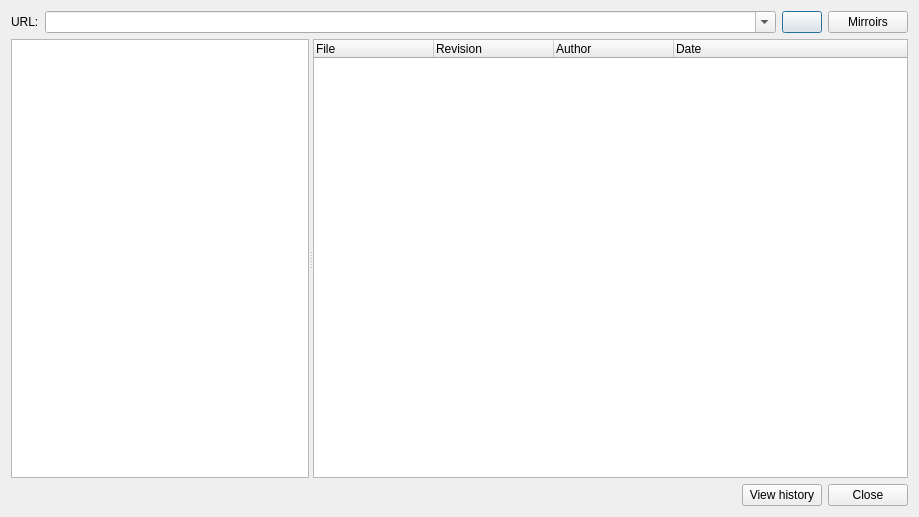
<?xml version="1.0" encoding="UTF-8"?>
<ui version="4.0">
 <class>RepositoryBrowser</class>
 <widget class="QDialog" name="RepositoryBrowser">
  <property name="geometry">
   <rect>
    <x>0</x>
    <y>0</y>
    <width>919</width>
    <height>517</height>
   </rect>
  </property>
  <property name="windowTitle">
   <string>Repository Brower</string>
  </property>
  <layout class="QGridLayout" name="gridLayout">
   <item row="0" column="0">
    <layout class="QVBoxLayout" name="verticalLayout">
     <item>
      <layout class="QHBoxLayout" name="horizontalLayout">
       <item>
        <widget class="QLabel" name="label">
         <property name="sizePolicy">
          <sizepolicy hsizetype="Fixed" vsizetype="Fixed">
           <horstretch>0</horstretch>
           <verstretch>0</verstretch>
          </sizepolicy>
         </property>
         <property name="text">
          <string>URL:</string>
         </property>
         <property name="buddy">
          <cstring>urlComboBox</cstring>
         </property>
        </widget>
       </item>
       <item>
        <widget class="QComboBox" name="urlComboBox">
         <property name="editable">
          <bool>true</bool>
         </property>
        </widget>
       </item>
       <item>
        <widget class="QPushButton" name="upOneFolderBtn">
         <property name="sizePolicy">
          <sizepolicy hsizetype="Fixed" vsizetype="Fixed">
           <horstretch>0</horstretch>
           <verstretch>0</verstretch>
          </sizepolicy>
         </property>
         <property name="toolTip">
          <string>Up one folder</string>
         </property>
         <property name="text">
          <string/>
         </property>
        </widget>
       </item>
       <item>
        <widget class="QPushButton" name="mirrorsBtn">
         <property name="sizePolicy">
          <sizepolicy hsizetype="Fixed" vsizetype="Fixed">
           <horstretch>0</horstretch>
           <verstretch>0</verstretch>
          </sizepolicy>
         </property>
         <property name="text">
          <string>Mirroirs</string>
         </property>
        </widget>
       </item>
      </layout>
     </item>
     <item>
      <widget class="QSplitter" name="splitter">
       <property name="orientation">
        <enum>Qt::Horizontal</enum>
       </property>
       <widget class="QTreeView" name="repositoryTree">
        <property name="sizePolicy">
         <sizepolicy hsizetype="Expanding" vsizetype="Expanding">
          <horstretch>1</horstretch>
          <verstretch>0</verstretch>
         </sizepolicy>
        </property>
        <property name="editTriggers">
         <set>QAbstractItemView::NoEditTriggers</set>
        </property>
        <property name="horizontalScrollMode">
         <enum>QAbstractItemView::ScrollPerItem</enum>
        </property>
        <property name="rootIsDecorated">
         <bool>true</bool>
        </property>
        <property name="headerHidden">
         <bool>true</bool>
        </property>
        <attribute name="headerDefaultSectionSize">
         <number>0</number>
        </attribute>
       </widget>
       <widget class="QTreeWidget" name="fileDetailTree">
        <property name="sizePolicy">
         <sizepolicy hsizetype="Expanding" vsizetype="Expanding">
          <horstretch>2</horstretch>
          <verstretch>0</verstretch>
         </sizepolicy>
        </property>
        <attribute name="headerCascadingSectionResizes">
         <bool>true</bool>
        </attribute>
        <attribute name="headerDefaultSectionSize">
         <number>120</number>
        </attribute>
        <column>
         <property name="text">
          <string>File</string>
         </property>
        </column>
        <column>
         <property name="text">
          <string>Revision</string>
         </property>
        </column>
        <column>
         <property name="text">
          <string>Author</string>
         </property>
        </column>
        <column>
         <property name="text">
          <string>Date</string>
         </property>
        </column>
       </widget>
      </widget>
     </item>
     <item>
      <layout class="QHBoxLayout" name="horizontalLayout_2">
       <item>
        <spacer name="horizontalSpacer">
         <property name="orientation">
          <enum>Qt::Horizontal</enum>
         </property>
         <property name="sizeHint" stdset="0">
          <size>
           <width>40</width>
           <height>20</height>
          </size>
         </property>
        </spacer>
       </item>
       <item>
        <widget class="QPushButton" name="viewHistoryBtn">
         <property name="text">
          <string>View history</string>
         </property>
        </widget>
       </item>
       <item>
        <widget class="QPushButton" name="closeBtn">
         <property name="text">
          <string>Close</string>
         </property>
        </widget>
       </item>
      </layout>
     </item>
    </layout>
   </item>
  </layout>
 </widget>
 <tabstops>
  <tabstop>urlComboBox</tabstop>
  <tabstop>upOneFolderBtn</tabstop>
  <tabstop>mirrorsBtn</tabstop>
  <tabstop>repositoryTree</tabstop>
  <tabstop>fileDetailTree</tabstop>
 </tabstops>
 <resources/>
 <connections>
  <connection>
   <sender>closeBtn</sender>
   <signal>clicked()</signal>
   <receiver>RepositoryBrowser</receiver>
   <slot>reject()</slot>
   <hints>
    <hint type="sourcelabel">
     <x>881</x>
     <y>429</y>
    </hint>
    <hint type="destinationlabel">
     <x>882</x>
     <y>482</y>
    </hint>
   </hints>
  </connection>
 </connections>
</ui>
